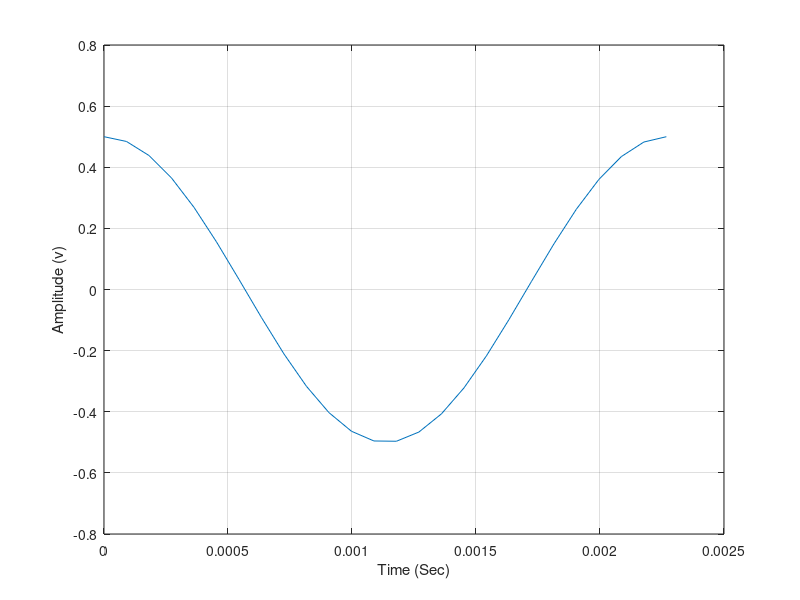

This figure's MATLAB source:
%Tutorial 3 Piano synth and signal analyser

%Code for the keyboard
%Generate simple sine wave
%Sound = A*Cos (wt + phase)
%Sound parameters
Amplitude = 0.5; %This sets the sound to 0.5 which is half the max volume
Frequency = 440; %Note A4
W = Frequency*2*pi; %Calculation for angular frequency

%Time!
Fs = 11025; %Sampling frequency 11,025 per sec
Ts = 1/Fs; %The time step (in sec) between each sample
Time = 0:Ts:2; %Time vector that starts at 0 to 2 sec in steps of Ts^

%Create sound
signal = Amplitude*cos(W*Time); %Generating the sine wave signal

%Plot one cycle signal (26 samples - one complete wave cycle)
%26 samples are used because they represent a full cycle of the A4 note
%sine wave when sampled at 11,025
%Time (1:26) (signal (1:26)
figure(1); %Creating a new figure window 
plot(Time(1:26), signal(1:26)); %Plot the first 26 samples
xlabel('Time (Sec)');
ylabel('Amplitude (v)');
grid on; %Add grid to plot for better visualisation

%output to wav file
audiowrite('A4.wav', signal, Fs); %Write the signal to a wav given Fs



